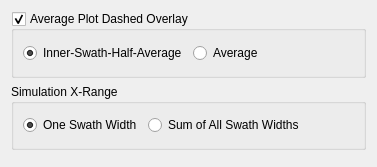
<?xml version="1.0" encoding="UTF-8"?>
<ui version="4.0">
 <class>Dialog</class>
 <widget class="QDialog" name="Dialog">
  <property name="geometry">
   <rect>
    <x>0</x>
    <y>0</y>
    <width>377</width>
    <height>167</height>
   </rect>
  </property>
  <property name="sizePolicy">
   <sizepolicy hsizetype="Expanding" vsizetype="Expanding">
    <horstretch>0</horstretch>
    <verstretch>0</verstretch>
   </sizepolicy>
  </property>
  <property name="windowTitle">
   <string>String Plot Options</string>
  </property>
  <layout class="QVBoxLayout" name="verticalLayout_2">
   <item>
    <widget class="QGroupBox" name="gb_average_overlay">
     <property name="title">
      <string>Average Plot Dashed Overlay</string>
     </property>
     <property name="checkable">
      <bool>true</bool>
     </property>
     <layout class="QHBoxLayout" name="horizontalLayout_5">
      <item>
       <widget class="QRadioButton" name="rb_swath_box">
        <property name="text">
         <string>Inner-Swath-Half-Average</string>
        </property>
        <property name="checked">
         <bool>true</bool>
        </property>
       </widget>
      </item>
      <item>
       <widget class="QRadioButton" name="rb_average_value">
        <property name="enabled">
         <bool>true</bool>
        </property>
        <property name="text">
         <string>Average</string>
        </property>
       </widget>
      </item>
      <item>
       <spacer name="horizontalSpacer_4">
        <property name="orientation">
         <enum>Qt::Horizontal</enum>
        </property>
        <property name="sizeHint" stdset="0">
         <size>
          <width>95</width>
          <height>20</height>
         </size>
        </property>
       </spacer>
      </item>
     </layout>
    </widget>
   </item>
   <item>
    <widget class="QGroupBox" name="gb_simulation">
     <property name="title">
      <string>Simulation X-Range</string>
     </property>
     <layout class="QHBoxLayout" name="horizontalLayout_4">
      <item>
       <widget class="QRadioButton" name="rb_one">
        <property name="text">
         <string>One Swath Width</string>
        </property>
        <property name="checked">
         <bool>true</bool>
        </property>
       </widget>
      </item>
      <item>
       <widget class="QRadioButton" name="rb_all">
        <property name="text">
         <string>Sum of All Swath Widths</string>
        </property>
       </widget>
      </item>
      <item>
       <spacer name="horizontalSpacer_3">
        <property name="orientation">
         <enum>Qt::Horizontal</enum>
        </property>
        <property name="sizeHint" stdset="0">
         <size>
          <width>52</width>
          <height>20</height>
         </size>
        </property>
       </spacer>
      </item>
     </layout>
    </widget>
   </item>
   <item>
    <widget class="QDialogButtonBox" name="buttonBox">
     <property name="orientation">
      <enum>Qt::Horizontal</enum>
     </property>
     <property name="standardButtons">
      <set>QDialogButtonBox::NoButton</set>
     </property>
    </widget>
   </item>
  </layout>
 </widget>
 <resources/>
 <connections>
  <connection>
   <sender>buttonBox</sender>
   <signal>accepted()</signal>
   <receiver>Dialog</receiver>
   <slot>accept()</slot>
   <hints>
    <hint type="sourcelabel">
     <x>248</x>
     <y>254</y>
    </hint>
    <hint type="destinationlabel">
     <x>157</x>
     <y>274</y>
    </hint>
   </hints>
  </connection>
  <connection>
   <sender>buttonBox</sender>
   <signal>rejected()</signal>
   <receiver>Dialog</receiver>
   <slot>reject()</slot>
   <hints>
    <hint type="sourcelabel">
     <x>316</x>
     <y>260</y>
    </hint>
    <hint type="destinationlabel">
     <x>286</x>
     <y>274</y>
    </hint>
   </hints>
  </connection>
 </connections>
</ui>
